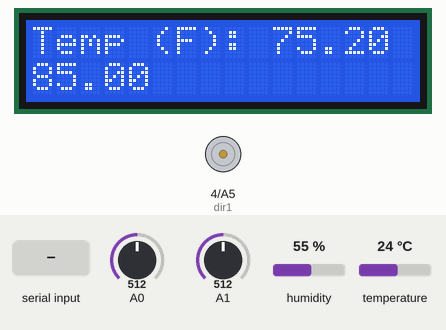
This sketch was run on a simulated Arduino Uno, built with avr-gcc and run on an emulated ATmega328P. On the bench: 16×2 character LCD, motor-driver pin pairs drawn as motors (green arrow = first pin HIGH = forward, orange = second pin HIGH = backward, longer = more drive, scaled by the enable pin). Inputs (shaded band) come from the test bench; at power-on: A0 = 512, temperature 24 °C, A1 = 512, humidity 55 %.

Above: at 1.6 s.
1.7 s: A0 set to 992
3.4 s: A0 set to 1018
At 5.2 s:
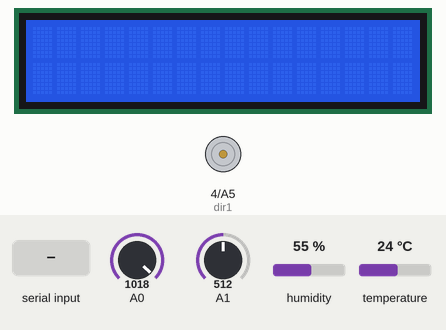
5.9 s: temperature set to 28 °C
7.9 s: temperature set to 31 °C
At 10.1 s:
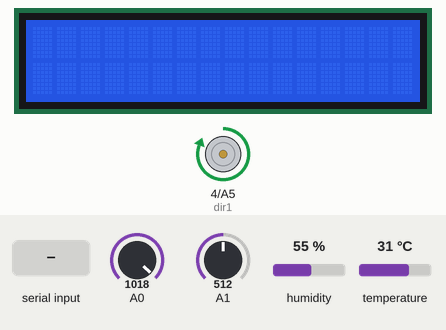
10.4 s: A0 set to 990
At 11.9 s:
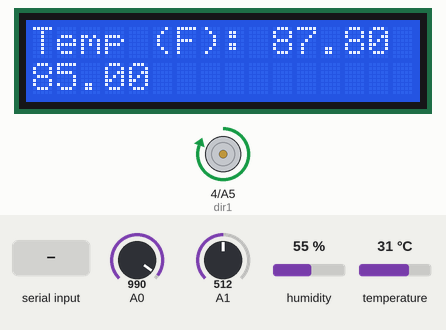
12.6 s: "90,45\n" received over Serial
At 14.6 s:
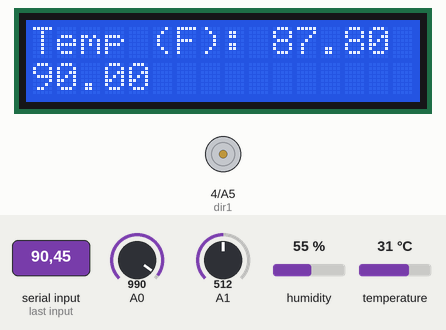
Timing chart, 0 to 16.1 s (numbered marks = the images above; inputs shaded):
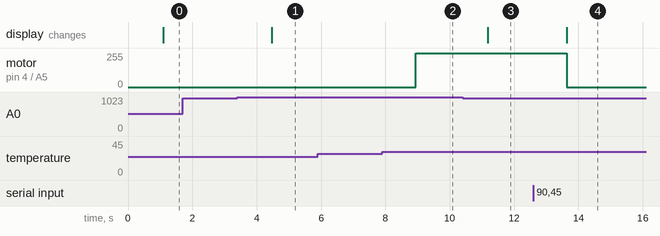

The sketch:

temperature.ino
```cpp
#include <DHT.h>
#include <LiquidCrystal.h>

// temperature setup
int tempPin = 2;
DHT HT(tempPin, DHT11);
float tempF;
float tempC;
// LCD setup
const int rs = 7, en = 8, d4 = 9, d5 = 10, d6 = 11, d7 = 12;
LiquidCrystal lcd(rs, en, d4, d5, d6, d7);
// DC motor setup
int speedPin = A4;
int dir1 = 4;
int dir2 = A5;
int mSpeed = 1251;

float setTemp;
float finalTemp = 85.0;

bool isCel = false;
void setup() {
  // setting up motor pins
  pinMode(speedPin, OUTPUT);
  pinMode(dir1, OUTPUT);
  pinMode(dir2, OUTPUT);

  lcd.begin(16, 2);

  pinMode(A0, INPUT);
  pinMode(A1, INPUT);

  Serial.begin(19200); // begins serial monitor
  HT.begin(); // starts up temperature sensor


  // initial starting screen
  tempF = HT.readTemperature(true);
  tempC = HT.readTemperature();
  lcd.clear();
  lcd.setCursor(0, 0);
  lcd.print("Temp (F): ");
  lcd.print(tempF);
  lcd.setCursor(0, 1);

}

void loop() {

  // gets temperature in fahrenheit and celcius

  setTemp = Serial.readString().toFloat();

   lcd.clear();
   if(setTemp != 0)
   {
    finalTemp = setTemp;
   }
   if(isCel == true)
   {
    lcd.setCursor(0, 0);
    lcd.print("Temp (C): ");
    lcd.print(tempC);

   }
   else if(isCel == false)
   {
     lcd.setCursor(0, 0);
     lcd.print("Temp (F): ");
     lcd.print(tempF);

   }


  lcd.setCursor(0, 1);
  lcd.print(finalTemp);
  tempF = HT.readTemperature(true);
  tempC = HT.readTemperature();

  // configures direction of the fan
  digitalWrite(dir1, HIGH);
  digitalWrite(dir2, LOW);

  // powers fan based on temperature
  if (tempF > finalTemp) {
    analogWrite(speedPin, mSpeed);
  }
  else if (tempF < finalTemp) {
    analogWrite(speedPin, 0);
  }

  // buttons
  if(analogRead(A0) > 1000) {
    lcd.clear();
    isCel = false;
  }
  if(analogRead(A1) > 1000) {
    lcd.clear();
    isCel = true;
  }

  delay(100);

}
```

Measured:
- the behaviour switches between 1000 and 1001 on A0 (found by bisection; images 0 and 1)
- the behaviour switches between 29 and 30 °C on temperature (found by bisection; images 1 and 2)
- after the input at 1.7 s, every drawn part: stays the same
- after the input at 3.4 s, the display: changes after 1.1 s (image 1)
- after the input at 5.9 s, every drawn part: stays the same
- after the input at 7.9 s, motor on pin 4 (dir1) / A5 (dir2): stopped → forward 255/255 after 1.0 s
- after the input at 10.4 s, the display: changes after 0.78 s (image 3)
- after the input at 12.6 s, motor on pin 4 (dir1) / A5 (dir2): forward 255/255 → stopped after 1.0 s; the display: changes after 1.0 s (image 4)
